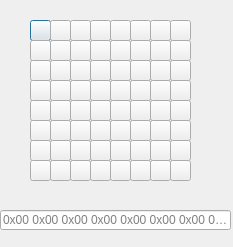
<?xml version="1.0" encoding="UTF-8"?>
<ui version="4.0">
 <class>MatrixToHex</class>
 <widget class="QDialog" name="MatrixToHex">
  <property name="geometry">
   <rect>
    <x>0</x>
    <y>0</y>
    <width>233</width>
    <height>247</height>
   </rect>
  </property>
  <property name="windowTitle">
   <string>8x8 Matrix</string>
  </property>
  <widget class="QPushButton" name="ha">
   <property name="geometry">
    <rect>
     <x>30</x>
     <y>20</y>
     <width>21</width>
     <height>21</height>
    </rect>
   </property>
   <property name="text">
    <string/>
   </property>
  </widget>
  <widget class="QPushButton" name="ga">
   <property name="geometry">
    <rect>
     <x>30</x>
     <y>40</y>
     <width>21</width>
     <height>21</height>
    </rect>
   </property>
   <property name="text">
    <string/>
   </property>
  </widget>
  <widget class="QPushButton" name="fa">
   <property name="geometry">
    <rect>
     <x>30</x>
     <y>60</y>
     <width>21</width>
     <height>21</height>
    </rect>
   </property>
   <property name="text">
    <string/>
   </property>
  </widget>
  <widget class="QPushButton" name="ea">
   <property name="geometry">
    <rect>
     <x>30</x>
     <y>80</y>
     <width>21</width>
     <height>21</height>
    </rect>
   </property>
   <property name="text">
    <string/>
   </property>
  </widget>
  <widget class="QPushButton" name="ca">
   <property name="geometry">
    <rect>
     <x>30</x>
     <y>120</y>
     <width>21</width>
     <height>21</height>
    </rect>
   </property>
   <property name="text">
    <string/>
   </property>
  </widget>
  <widget class="QPushButton" name="da">
   <property name="geometry">
    <rect>
     <x>30</x>
     <y>100</y>
     <width>21</width>
     <height>21</height>
    </rect>
   </property>
   <property name="text">
    <string/>
   </property>
  </widget>
  <widget class="QPushButton" name="ba">
   <property name="geometry">
    <rect>
     <x>30</x>
     <y>140</y>
     <width>21</width>
     <height>21</height>
    </rect>
   </property>
   <property name="text">
    <string/>
   </property>
  </widget>
  <widget class="QPushButton" name="aa">
   <property name="geometry">
    <rect>
     <x>30</x>
     <y>160</y>
     <width>21</width>
     <height>21</height>
    </rect>
   </property>
   <property name="text">
    <string/>
   </property>
  </widget>
  <widget class="QPushButton" name="gb">
   <property name="geometry">
    <rect>
     <x>50</x>
     <y>40</y>
     <width>21</width>
     <height>21</height>
    </rect>
   </property>
   <property name="text">
    <string/>
   </property>
  </widget>
  <widget class="QPushButton" name="hb">
   <property name="geometry">
    <rect>
     <x>50</x>
     <y>20</y>
     <width>21</width>
     <height>21</height>
    </rect>
   </property>
   <property name="text">
    <string/>
   </property>
  </widget>
  <widget class="QPushButton" name="fb">
   <property name="geometry">
    <rect>
     <x>50</x>
     <y>60</y>
     <width>21</width>
     <height>21</height>
    </rect>
   </property>
   <property name="text">
    <string/>
   </property>
  </widget>
  <widget class="QPushButton" name="ab">
   <property name="geometry">
    <rect>
     <x>50</x>
     <y>160</y>
     <width>21</width>
     <height>21</height>
    </rect>
   </property>
   <property name="text">
    <string/>
   </property>
  </widget>
  <widget class="QPushButton" name="cb">
   <property name="geometry">
    <rect>
     <x>50</x>
     <y>120</y>
     <width>21</width>
     <height>21</height>
    </rect>
   </property>
   <property name="text">
    <string/>
   </property>
  </widget>
  <widget class="QPushButton" name="bb">
   <property name="geometry">
    <rect>
     <x>50</x>
     <y>140</y>
     <width>21</width>
     <height>21</height>
    </rect>
   </property>
   <property name="text">
    <string/>
   </property>
  </widget>
  <widget class="QPushButton" name="db">
   <property name="geometry">
    <rect>
     <x>50</x>
     <y>100</y>
     <width>21</width>
     <height>21</height>
    </rect>
   </property>
   <property name="text">
    <string/>
   </property>
  </widget>
  <widget class="QPushButton" name="eb">
   <property name="geometry">
    <rect>
     <x>50</x>
     <y>80</y>
     <width>21</width>
     <height>21</height>
    </rect>
   </property>
   <property name="text">
    <string/>
   </property>
  </widget>
  <widget class="QPushButton" name="cd">
   <property name="geometry">
    <rect>
     <x>90</x>
     <y>120</y>
     <width>21</width>
     <height>21</height>
    </rect>
   </property>
   <property name="text">
    <string/>
   </property>
  </widget>
  <widget class="QPushButton" name="gc">
   <property name="geometry">
    <rect>
     <x>70</x>
     <y>40</y>
     <width>21</width>
     <height>21</height>
    </rect>
   </property>
   <property name="text">
    <string/>
   </property>
  </widget>
  <widget class="QPushButton" name="hc">
   <property name="geometry">
    <rect>
     <x>70</x>
     <y>20</y>
     <width>21</width>
     <height>21</height>
    </rect>
   </property>
   <property name="text">
    <string/>
   </property>
  </widget>
  <widget class="QPushButton" name="ad">
   <property name="geometry">
    <rect>
     <x>90</x>
     <y>160</y>
     <width>21</width>
     <height>21</height>
    </rect>
   </property>
   <property name="text">
    <string/>
   </property>
  </widget>
  <widget class="QPushButton" name="dd">
   <property name="geometry">
    <rect>
     <x>90</x>
     <y>100</y>
     <width>21</width>
     <height>21</height>
    </rect>
   </property>
   <property name="text">
    <string/>
   </property>
  </widget>
  <widget class="QPushButton" name="hd">
   <property name="geometry">
    <rect>
     <x>90</x>
     <y>20</y>
     <width>21</width>
     <height>21</height>
    </rect>
   </property>
   <property name="text">
    <string/>
   </property>
  </widget>
  <widget class="QPushButton" name="bd">
   <property name="geometry">
    <rect>
     <x>90</x>
     <y>140</y>
     <width>21</width>
     <height>21</height>
    </rect>
   </property>
   <property name="text">
    <string/>
   </property>
  </widget>
  <widget class="QPushButton" name="fc">
   <property name="geometry">
    <rect>
     <x>70</x>
     <y>60</y>
     <width>21</width>
     <height>21</height>
    </rect>
   </property>
   <property name="text">
    <string/>
   </property>
  </widget>
  <widget class="QPushButton" name="cc">
   <property name="geometry">
    <rect>
     <x>70</x>
     <y>120</y>
     <width>21</width>
     <height>21</height>
    </rect>
   </property>
   <property name="text">
    <string/>
   </property>
  </widget>
  <widget class="QPushButton" name="ac">
   <property name="geometry">
    <rect>
     <x>70</x>
     <y>160</y>
     <width>21</width>
     <height>21</height>
    </rect>
   </property>
   <property name="text">
    <string/>
   </property>
  </widget>
  <widget class="QPushButton" name="bc">
   <property name="geometry">
    <rect>
     <x>70</x>
     <y>140</y>
     <width>21</width>
     <height>21</height>
    </rect>
   </property>
   <property name="text">
    <string/>
   </property>
  </widget>
  <widget class="QPushButton" name="gd">
   <property name="geometry">
    <rect>
     <x>90</x>
     <y>40</y>
     <width>21</width>
     <height>21</height>
    </rect>
   </property>
   <property name="text">
    <string/>
   </property>
  </widget>
  <widget class="QPushButton" name="fd">
   <property name="geometry">
    <rect>
     <x>90</x>
     <y>60</y>
     <width>21</width>
     <height>21</height>
    </rect>
   </property>
   <property name="text">
    <string/>
   </property>
  </widget>
  <widget class="QPushButton" name="ed">
   <property name="geometry">
    <rect>
     <x>90</x>
     <y>80</y>
     <width>21</width>
     <height>21</height>
    </rect>
   </property>
   <property name="text">
    <string/>
   </property>
  </widget>
  <widget class="QPushButton" name="dc">
   <property name="geometry">
    <rect>
     <x>70</x>
     <y>100</y>
     <width>21</width>
     <height>21</height>
    </rect>
   </property>
   <property name="text">
    <string/>
   </property>
  </widget>
  <widget class="QPushButton" name="ec">
   <property name="geometry">
    <rect>
     <x>70</x>
     <y>80</y>
     <width>21</width>
     <height>21</height>
    </rect>
   </property>
   <property name="text">
    <string/>
   </property>
  </widget>
  <widget class="QPushButton" name="fe">
   <property name="geometry">
    <rect>
     <x>110</x>
     <y>60</y>
     <width>21</width>
     <height>21</height>
    </rect>
   </property>
   <property name="text">
    <string/>
   </property>
  </widget>
  <widget class="QPushButton" name="eh">
   <property name="geometry">
    <rect>
     <x>170</x>
     <y>80</y>
     <width>21</width>
     <height>21</height>
    </rect>
   </property>
   <property name="text">
    <string/>
   </property>
  </widget>
  <widget class="QPushButton" name="ch">
   <property name="geometry">
    <rect>
     <x>170</x>
     <y>120</y>
     <width>21</width>
     <height>21</height>
    </rect>
   </property>
   <property name="text">
    <string/>
   </property>
  </widget>
  <widget class="QPushButton" name="bh">
   <property name="geometry">
    <rect>
     <x>170</x>
     <y>140</y>
     <width>21</width>
     <height>21</height>
    </rect>
   </property>
   <property name="text">
    <string/>
   </property>
  </widget>
  <widget class="QPushButton" name="ef">
   <property name="geometry">
    <rect>
     <x>130</x>
     <y>80</y>
     <width>21</width>
     <height>21</height>
    </rect>
   </property>
   <property name="text">
    <string/>
   </property>
  </widget>
  <widget class="QPushButton" name="cg">
   <property name="geometry">
    <rect>
     <x>150</x>
     <y>120</y>
     <width>21</width>
     <height>21</height>
    </rect>
   </property>
   <property name="text">
    <string/>
   </property>
  </widget>
  <widget class="QPushButton" name="df">
   <property name="geometry">
    <rect>
     <x>130</x>
     <y>100</y>
     <width>21</width>
     <height>21</height>
    </rect>
   </property>
   <property name="text">
    <string/>
   </property>
  </widget>
  <widget class="QPushButton" name="ff">
   <property name="geometry">
    <rect>
     <x>130</x>
     <y>60</y>
     <width>21</width>
     <height>21</height>
    </rect>
   </property>
   <property name="text">
    <string/>
   </property>
  </widget>
  <widget class="QPushButton" name="de">
   <property name="geometry">
    <rect>
     <x>110</x>
     <y>100</y>
     <width>21</width>
     <height>21</height>
    </rect>
   </property>
   <property name="text">
    <string/>
   </property>
  </widget>
  <widget class="QPushButton" name="fh">
   <property name="geometry">
    <rect>
     <x>170</x>
     <y>60</y>
     <width>21</width>
     <height>21</height>
    </rect>
   </property>
   <property name="text">
    <string/>
   </property>
  </widget>
  <widget class="QPushButton" name="fg">
   <property name="geometry">
    <rect>
     <x>150</x>
     <y>60</y>
     <width>21</width>
     <height>21</height>
    </rect>
   </property>
   <property name="text">
    <string/>
   </property>
  </widget>
  <widget class="QPushButton" name="hf">
   <property name="geometry">
    <rect>
     <x>130</x>
     <y>20</y>
     <width>21</width>
     <height>21</height>
    </rect>
   </property>
   <property name="text">
    <string/>
   </property>
  </widget>
  <widget class="QPushButton" name="hh">
   <property name="geometry">
    <rect>
     <x>170</x>
     <y>20</y>
     <width>21</width>
     <height>21</height>
    </rect>
   </property>
   <property name="text">
    <string/>
   </property>
  </widget>
  <widget class="QPushButton" name="cf">
   <property name="geometry">
    <rect>
     <x>130</x>
     <y>120</y>
     <width>21</width>
     <height>21</height>
    </rect>
   </property>
   <property name="text">
    <string/>
   </property>
  </widget>
  <widget class="QPushButton" name="eg">
   <property name="geometry">
    <rect>
     <x>150</x>
     <y>80</y>
     <width>21</width>
     <height>21</height>
    </rect>
   </property>
   <property name="text">
    <string/>
   </property>
  </widget>
  <widget class="QPushButton" name="be">
   <property name="geometry">
    <rect>
     <x>110</x>
     <y>140</y>
     <width>21</width>
     <height>21</height>
    </rect>
   </property>
   <property name="text">
    <string/>
   </property>
  </widget>
  <widget class="QPushButton" name="ee">
   <property name="geometry">
    <rect>
     <x>110</x>
     <y>80</y>
     <width>21</width>
     <height>21</height>
    </rect>
   </property>
   <property name="text">
    <string/>
   </property>
  </widget>
  <widget class="QPushButton" name="dh">
   <property name="geometry">
    <rect>
     <x>170</x>
     <y>100</y>
     <width>21</width>
     <height>21</height>
    </rect>
   </property>
   <property name="text">
    <string/>
   </property>
  </widget>
  <widget class="QPushButton" name="dg">
   <property name="geometry">
    <rect>
     <x>150</x>
     <y>100</y>
     <width>21</width>
     <height>21</height>
    </rect>
   </property>
   <property name="text">
    <string/>
   </property>
  </widget>
  <widget class="QPushButton" name="ge">
   <property name="geometry">
    <rect>
     <x>110</x>
     <y>40</y>
     <width>21</width>
     <height>21</height>
    </rect>
   </property>
   <property name="text">
    <string/>
   </property>
  </widget>
  <widget class="QPushButton" name="ae">
   <property name="geometry">
    <rect>
     <x>110</x>
     <y>160</y>
     <width>21</width>
     <height>21</height>
    </rect>
   </property>
   <property name="text">
    <string/>
   </property>
  </widget>
  <widget class="QPushButton" name="hg">
   <property name="geometry">
    <rect>
     <x>150</x>
     <y>20</y>
     <width>21</width>
     <height>21</height>
    </rect>
   </property>
   <property name="text">
    <string/>
   </property>
  </widget>
  <widget class="QPushButton" name="he">
   <property name="geometry">
    <rect>
     <x>110</x>
     <y>20</y>
     <width>21</width>
     <height>21</height>
    </rect>
   </property>
   <property name="text">
    <string/>
   </property>
  </widget>
  <widget class="QPushButton" name="ce">
   <property name="geometry">
    <rect>
     <x>110</x>
     <y>120</y>
     <width>21</width>
     <height>21</height>
    </rect>
   </property>
   <property name="text">
    <string/>
   </property>
  </widget>
  <widget class="QPushButton" name="ag">
   <property name="geometry">
    <rect>
     <x>150</x>
     <y>160</y>
     <width>21</width>
     <height>21</height>
    </rect>
   </property>
   <property name="text">
    <string/>
   </property>
  </widget>
  <widget class="QPushButton" name="gh">
   <property name="geometry">
    <rect>
     <x>170</x>
     <y>40</y>
     <width>21</width>
     <height>21</height>
    </rect>
   </property>
   <property name="text">
    <string/>
   </property>
  </widget>
  <widget class="QPushButton" name="bg">
   <property name="geometry">
    <rect>
     <x>150</x>
     <y>140</y>
     <width>21</width>
     <height>21</height>
    </rect>
   </property>
   <property name="text">
    <string/>
   </property>
  </widget>
  <widget class="QPushButton" name="ah">
   <property name="geometry">
    <rect>
     <x>170</x>
     <y>160</y>
     <width>21</width>
     <height>21</height>
    </rect>
   </property>
   <property name="text">
    <string/>
   </property>
  </widget>
  <widget class="QPushButton" name="gg">
   <property name="geometry">
    <rect>
     <x>150</x>
     <y>40</y>
     <width>21</width>
     <height>21</height>
    </rect>
   </property>
   <property name="text">
    <string/>
   </property>
  </widget>
  <widget class="QPushButton" name="bf">
   <property name="geometry">
    <rect>
     <x>130</x>
     <y>140</y>
     <width>21</width>
     <height>21</height>
    </rect>
   </property>
   <property name="text">
    <string/>
   </property>
  </widget>
  <widget class="QPushButton" name="gf">
   <property name="geometry">
    <rect>
     <x>130</x>
     <y>40</y>
     <width>21</width>
     <height>21</height>
    </rect>
   </property>
   <property name="text">
    <string/>
   </property>
  </widget>
  <widget class="QPushButton" name="af">
   <property name="geometry">
    <rect>
     <x>130</x>
     <y>160</y>
     <width>21</width>
     <height>21</height>
    </rect>
   </property>
   <property name="text">
    <string/>
   </property>
  </widget>
  <widget class="QLineEdit" name="screen">
   <property name="geometry">
    <rect>
     <x>0</x>
     <y>210</y>
     <width>231</width>
     <height>20</height>
    </rect>
   </property>
   <property name="placeholderText">
    <string>0x00 0x00 0x00 0x00 0x00 0x00 0x00 0x00 </string>
   </property>
  </widget>
 </widget>
 <resources/>
 <connections/>
</ui>
